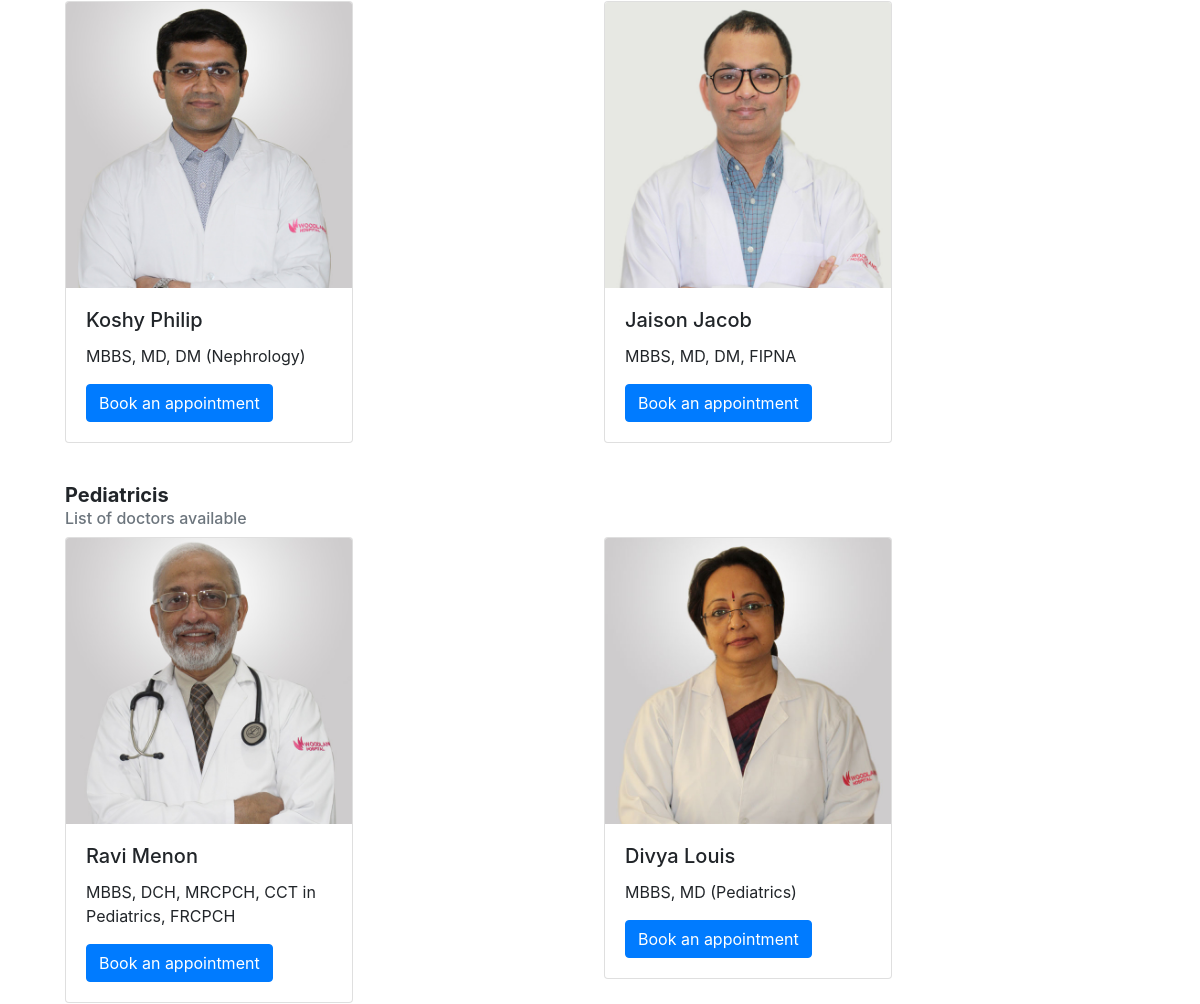
/appointment (middle part), run on an earlier commit of the app's database.
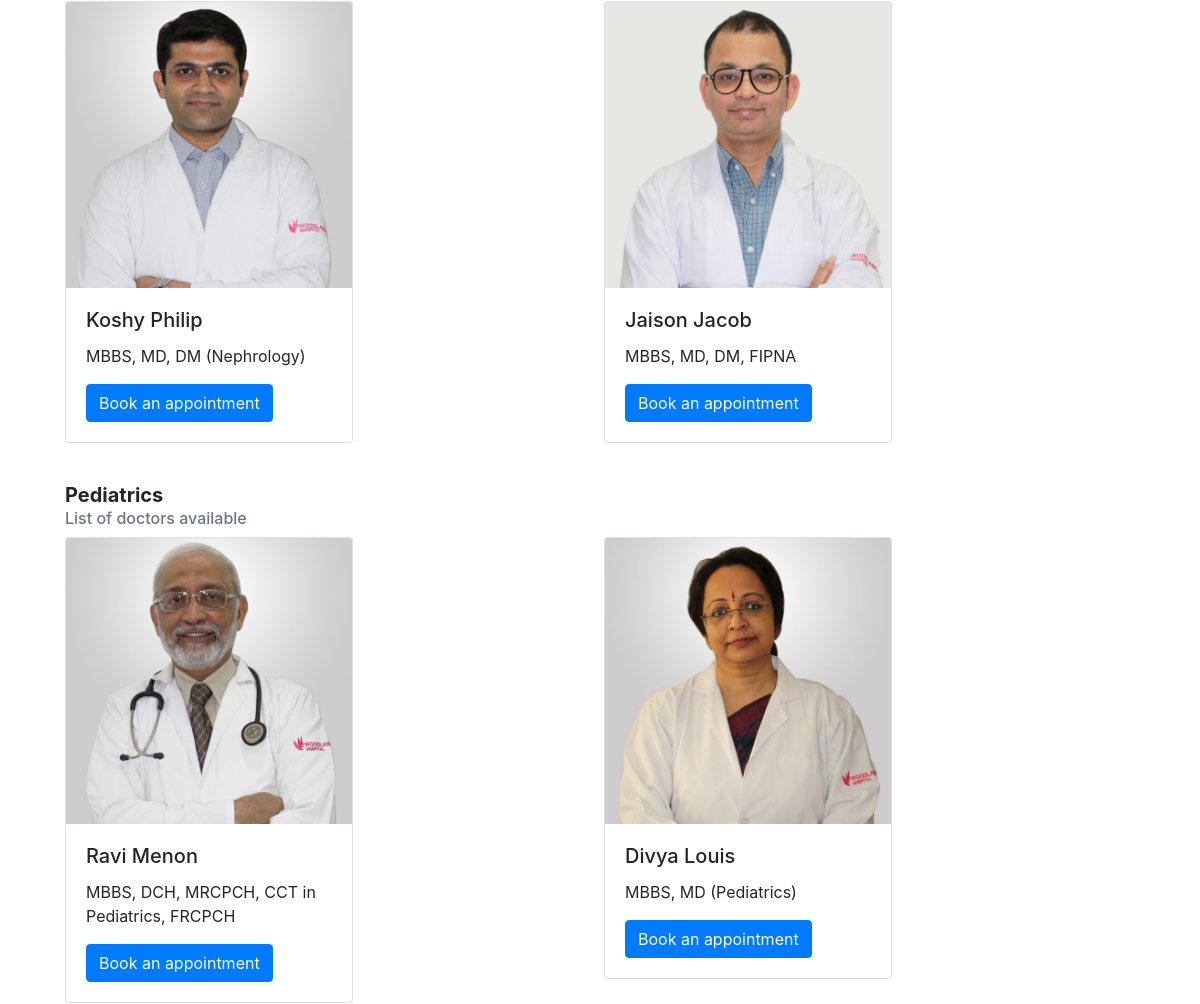
And on a later commit of the database.
### accounts/models.py (models this page shows, shortened)
class User(AbstractUser):
    DOCTOR = 'D'
    PATIENT = 'P'
    USER_TYPES = [
        (DOCTOR, 'Doctor'),
        (PATIENT, 'Patient'),
    ]
    MALE = 'M'
    FEMALE = 'F'
    OTHER = 'O'
    PREFER_NOT_TO_SAY = 'N'
    GENDER = [
        (MALE, 'Male'),
        (FEMALE, 'Female'),
        (OTHER, 'Other'),
        (PREFER_NOT_TO_SAY, 'Prefer not to say')
    ]
    user_type = models.CharField(choices=USER_TYPES, max_length=1, default=PATIENT)
    gender = models.CharField(choices=GENDER,  max_length=1, default=PREFER_NOT_TO_SAY)
    phone = PhoneNumberField(null=True, blank=True)

### profiles/models.py (models this page shows, shortened)
class DoctorProfile(models.Model):
    user = models.OneToOneField(
        User, on_delete=models.CASCADE,
        primary_key=True, limit_choices_to={'user_type': 'D'},
        related_name='docprofile', #* related_name is used to give alternate name to the reverse relationship
        )
    profile_pic = models.ImageField(upload_to='images/profiles/doctors')
    qualification = models.CharField(max_length=100, blank=True, null=True)
    department = models.ForeignKey(Department, on_delete=models.CASCADE)

### hospital/models.py (models this page shows)
class Department(models.Model):
    name = models.CharField(max_length=100)
    def __str__(self) -> str:
        return self.name

### appointment/views.py (the view)
# urls.py: path('appointment', views.doctor_list, name='doc-list'),
def doctor_list(request):
    context = {}
    depts = Department.objects.all()
    doctors = User.objects.filter(user_type='D')
    context = {'depts': depts, 'doctors': doctors}
    print(list(depts))
    return render(request, 'doc.html', context=context)

### PMS/context_processors.py (called while the page is built)
def get_departments(request):
    departments = Department.objects.all()
    return {'departments': departments}

def get_time_slots(request):
    time_slot = Appointment.TIME_SLOT
    return {"time_slot": time_slot}

### appointment/templates/doc.html (shortened to what this page needs)
<!DOCTYPE html>
<html>
    <head>
        <link rel="stylesheet" href="https://cdn.jsdelivr.net/npm/bootstrap@4.0.0/dist/css/bootstrap.min.css"
>
    </head>
    <body>
        <section>
            <div id="bgimg">
                <div class="container container-fluid">
{% for dept in depts %}
                    <div class="card-main" id="department{{ forloop.counter }}" style="width: 68rem;">
                        <div class="card-body">
                            <h5 class="card-title-main "><B>{{dept.name}}</B></h5>
                            <h6 class="card-subtitle mb-2 text-muted">List of doctors available</h6>
                            <div class="row">
    {% for doctor in doctors %}
        {% if doctor.docprofile.department.name == dept.name %}
                                <div class="col-md-6 col-12 hover-zoom ">
                                    <div class="card" style="width: 18rem;">
                                        <img class="card-img-top profile-img"
                                            src="{{doctor.docprofile.profile_pic.url}} "
                                            alt="profile-picture">
                                        <div class="card-body">
                                            <h5 class="card-title">{{doctor.get_full_name}}</h5>
                                            <p class="card-text">{{doctor.docprofile.qualification}}</p>
                                            <form action="{% url 'appointment:book-appointment-test' %}" method="post" id="book-appointment-form">
                                                <button type="submit" name="id" value="{{doctor.id}}" form="book-appointment-form" class="btn btn-primary">
                                                    Book an appointment
                                                </button>
                                            </form>
                                        </div>
                                    </div>
                                </div>
        {% endif %}
    {% endfor %}
                            </div>
                        </div>
                    </div>
{% endfor %}
                </div>
            </div>
</body>
</html>

### appointment/templates/doc.html (style rules this page uses)
.profile-img { width: 286px; height: 286px; object-fit: cover; }
.card-main { transition-duration:0.5s; }
.card { transition-duration:0.2s; }
.card-title-main { align-items: center; }

What changed in the data, as far as the page shows it:
changed Department: name "Pediatricis" → "Pediatrics"
